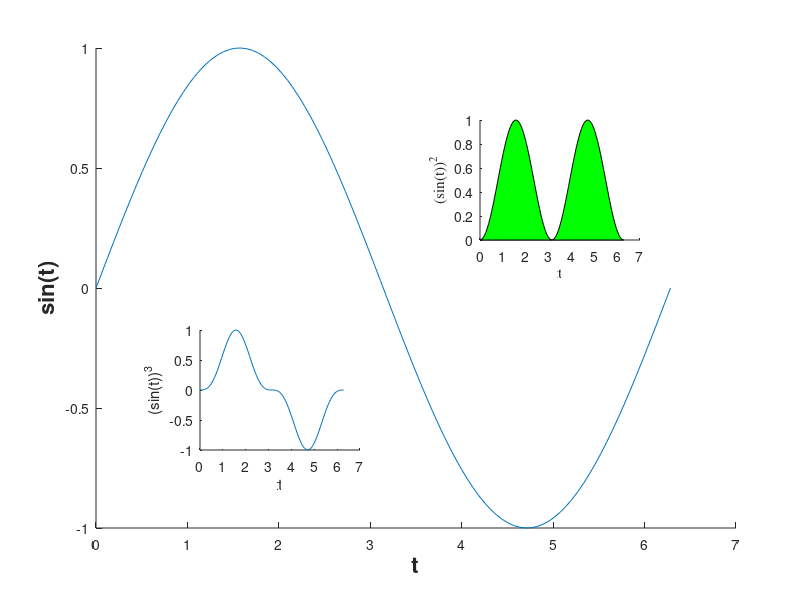

Recreate this plot in MATLAB.

%% MATLAB Plot Gallery - Plot in Plot

% Create data
t = linspace(0,2*pi);
t(1) = eps;
y = sin(t);

% Place axes at (0.1,0.1) with width and height of 0.8
figure(1);
handaxes1 = axes('Position', [0.12 0.12 0.8 0.8]);

% Main plot
plot(t, y)
xlabel('t')
ylabel('sin(t)')
set(handaxes1, 'Box', 'off');

% Adjust XY label font
handxlabel1 = get(gca, 'XLabel');
set(handxlabel1, 'FontSize', 16, 'FontWeight', 'bold')
handylabel1 = get(gca, 'ylabel');
set(handylabel1, 'FontSize', 16, 'FontWeight', 'bold')

% Place second set of axes on same plot
handaxes2 = axes('Position', [0.6 0.6 0.2 0.2]);
fill(t, y.^2, 'g')
set(handaxes2, 'Box', 'off')
xlabel('t')
ylabel('(sin(t))^2')

% Adjust XY label font
set(get(handaxes2, 'XLabel'), 'FontName', 'Times')
set(get(handaxes2, 'YLabel'), 'FontName', 'Times')

% Add another set of axes
handaxes3 = axes('Position', [0.25 0.25 0.2 0.2]);
plot(t, y.^3)
set(handaxes3, 'Box','off')
xlabel('t')
ylabel('(sin(t))^3')


%% patch: tested and worked on february @18. Code exerpts from Aritra:
%%%%%%%%%%%%%%%%%%%%% Test whether different from zero %%%%%%%%%%%%%%%%%%%%
% %% test code for patch
% 
% hPlot  = figure(1);
% yLims = [0 5];
% dX=1; dY = diff(yLims)/20; % define dX and dY according to your data
% 
% contrastIndices = rand(10,2,1)';
% numContrasts = size(contrastIndices,1);
% 
% 
% % if numDays>1
%     for i=1:numContrasts
% %         [~,p] = ttest(miData(:,i)); % Here goes your data which is fed to ttest function
%         [~,p] = ttest(contrastIndices);
%         
%         if p<0.05/numContrasts
%             pColor = 'r';
%         elseif p<0.05
%             pColor = 'g';
%         else
%             pColor = 'w';
%         end
%         
%         patchX = contrastIndices(i)-dX/2;
%         patchY = yLims(1);
%         patchLocX = [patchX patchX patchX+dX patchX+dX];
%         patchLocY = [patchY patchY+dY patchY+dY patchY];
% %         patch(patchLocX,patchLocY,pColor,'Parent',hPlot,'EdgeColor',pColor);
%         patch(patchLocX,patchLocY,pColor,'EdgeColor',pColor);
%              
%     end
% % end

